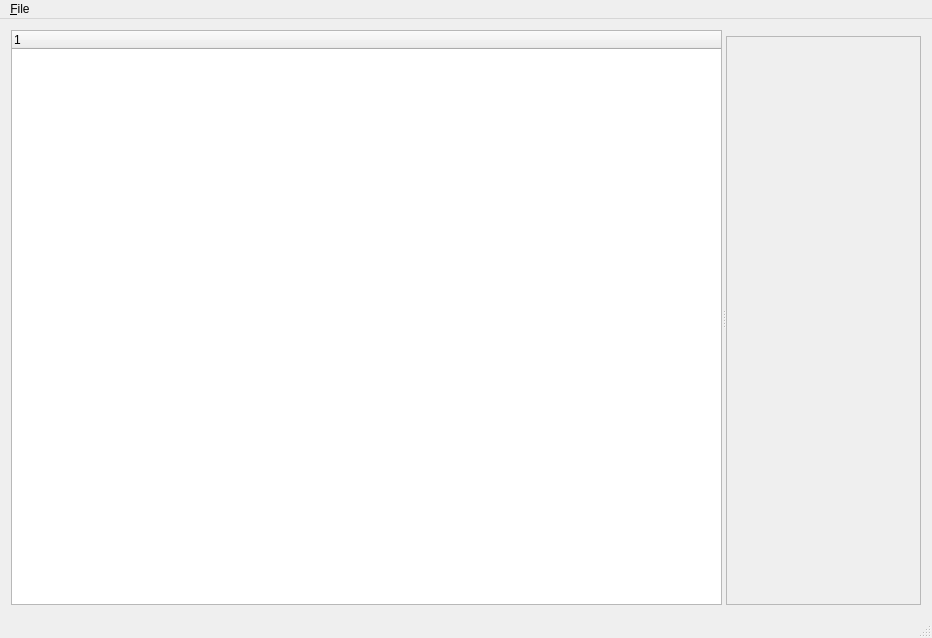
<?xml version="1.0" encoding="UTF-8"?>
<ui version="4.0">
 <class>MainWindow</class>
 <widget class="QMainWindow" name="MainWindow">
  <property name="geometry">
   <rect>
    <x>0</x>
    <y>0</y>
    <width>932</width>
    <height>638</height>
   </rect>
  </property>
  <property name="windowTitle">
   <string>Oak Model Designer</string>
  </property>
  <widget class="QWidget" name="centralWidget">
   <layout class="QVBoxLayout" name="verticalLayout_2">
    <item>
     <widget class="QSplitter" name="splitter">
      <property name="orientation">
       <enum>Qt::Horizontal</enum>
      </property>
      <property name="opaqueResize">
       <bool>true</bool>
      </property>
      <widget class="Oak::View::OakView" name="OakView">
       <property name="sizePolicy">
        <sizepolicy hsizetype="Preferred" vsizetype="Expanding">
         <horstretch>0</horstretch>
         <verstretch>0</verstretch>
        </sizepolicy>
       </property>
       <column>
        <property name="text">
         <string notr="true">1</string>
        </property>
       </column>
      </widget>
      <widget class="QWidget" name="widget" native="true">
       <property name="sizePolicy">
        <sizepolicy hsizetype="Expanding" vsizetype="Expanding">
         <horstretch>0</horstretch>
         <verstretch>0</verstretch>
        </sizepolicy>
       </property>
       <layout class="QVBoxLayout" name="verticalLayout">
        <property name="leftMargin">
         <number>0</number>
        </property>
        <property name="topMargin">
         <number>0</number>
        </property>
        <property name="rightMargin">
         <number>0</number>
        </property>
        <property name="bottomMargin">
         <number>0</number>
        </property>
        <item>
         <widget class="Oak::View::ParentDataView" name="ParentDataView" native="true">
          <property name="sizePolicy">
           <sizepolicy hsizetype="Expanding" vsizetype="Preferred">
            <horstretch>0</horstretch>
            <verstretch>0</verstretch>
           </sizepolicy>
          </property>
         </widget>
        </item>
        <item>
         <widget class="QScrollArea" name="scrollArea">
          <property name="widgetResizable">
           <bool>true</bool>
          </property>
          <widget class="Oak::View::NodeDataView" name="NodeDataView">
           <property name="geometry">
            <rect>
             <x>0</x>
             <y>0</y>
             <width>195</width>
             <height>561</height>
            </rect>
           </property>
          </widget>
         </widget>
        </item>
       </layout>
      </widget>
     </widget>
    </item>
   </layout>
  </widget>
  <widget class="QMenuBar" name="menuBar">
   <property name="geometry">
    <rect>
     <x>0</x>
     <y>0</y>
     <width>932</width>
     <height>21</height>
    </rect>
   </property>
   <widget class="QMenu" name="menuFile">
    <property name="title">
     <string>&amp;File</string>
    </property>
    <addaction name="actionNew"/>
    <addaction name="actionOpen"/>
    <addaction name="separator"/>
    <addaction name="action_Save"/>
    <addaction name="actionSave_As"/>
    <addaction name="separator"/>
    <addaction name="actionClose"/>
    <addaction name="separator"/>
    <addaction name="actionExit"/>
   </widget>
   <addaction name="menuFile"/>
  </widget>
  <widget class="QStatusBar" name="statusBar"/>
  <action name="actionNew">
   <property name="text">
    <string>&amp;New</string>
   </property>
  </action>
  <action name="actionOpen">
   <property name="text">
    <string>&amp;Open</string>
   </property>
  </action>
  <action name="action_Save">
   <property name="text">
    <string>&amp;Save</string>
   </property>
  </action>
  <action name="actionSave_As">
   <property name="text">
    <string>Save &amp;As</string>
   </property>
  </action>
  <action name="actionClose">
   <property name="text">
    <string>&amp;Close</string>
   </property>
  </action>
  <action name="actionExit">
   <property name="text">
    <string>E&amp;xit</string>
   </property>
  </action>
 </widget>
 <layoutdefault spacing="6" margin="11"/>
 <customwidgets>
  <customwidget>
   <class>Oak::View::ParentDataView</class>
   <extends>QWidget</extends>
   <header location="global">ParentDataView.h</header>
   <container>1</container>
  </customwidget>
  <customwidget>
   <class>Oak::View::NodeDataView</class>
   <extends>QWidget</extends>
   <header location="global">NodeDataView.h</header>
   <container>1</container>
  </customwidget>
  <customwidget>
   <class>Oak::View::OakView</class>
   <extends>QTreeWidget</extends>
   <header location="global">OakView.h</header>
  </customwidget>
 </customwidgets>
 <resources/>
 <connections/>
</ui>
